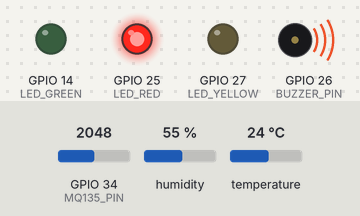
The sketch below on a simulated ESP32. On the bench: output pins drawn as LEDs (lit = HIGH), buzzer (waves = sounding, pin HIGH). Inputs (shaded band) come from the test bench; at power-on: GPIO 34 (MQ135_PIN) = 2048, humidity 55 %, temperature 24 °C. WiFi joins after 1.5 s; servers stay silent unless stated; no MQTT or app messages arrive unless stated; what the sketch prints to the serial monitor is not drawn.

Above: at 2.7 s.
2.8 s: GPIO 34 (MQ135_PIN) set to 491
At 7.5 s:
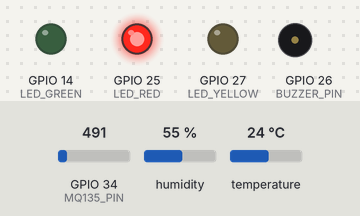
8.8 s: GPIO 34 (MQ135_PIN) set to 331
14.8 s: GPIO 34 (MQ135_PIN) set to 271
At 18.0 s:
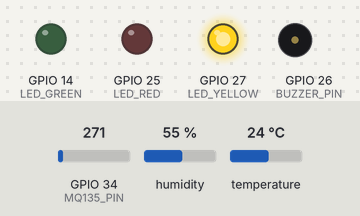
20.8 s: GPIO 34 (MQ135_PIN) set to 156
26.8 s: GPIO 34 (MQ135_PIN) set to 135
At 32.5 s:
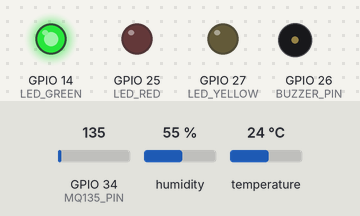
33.0 s: GPIO 34 (MQ135_PIN) set to 340
At 37.7 s:
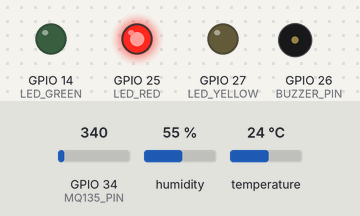
Timing chart, 0 to 39.2 s (numbered marks = the images above; inputs shaded):
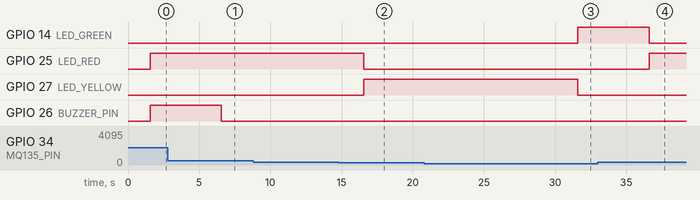

Measured:
- the behaviour switches between 300 and 299 on GPIO 34 (MQ135_PIN) (found by bisection; images 1 and 2)
- the behaviour switches between 150 and 149 on GPIO 34 (MQ135_PIN) (found by bisection; images 2 and 3)
- after the input at 2.8 s, GPIO 26 (BUZZER_PIN): HIGH → LOW after 3.8 s
- after the input at 14.8 s, GPIO 25 (LED_RED): HIGH → LOW after 1.8 s; GPIO 27 (LED_YELLOW): LOW → HIGH after 1.8 s
- after the input at 26.8 s, GPIO 14 (LED_GREEN): LOW → HIGH after 4.8 s; GPIO 27 (LED_YELLOW): HIGH → LOW after 4.8 s
- after the input at 33.0 s, GPIO 14 (LED_GREEN): HIGH → LOW after 3.6 s; GPIO 25 (LED_RED): LOW → HIGH after 3.6 s

The sketch:

air_quality_monitor.ino
```cpp
// ============================================================
// air_quality_monitor.ino — ESP32 Firmware
// SIMULATE AT: https://wokwi.com
// ============================================================

#include <WiFi.h>
#include <PubSubClient.h>
#include "DHT.h"

#define DHTPIN      4
#define DHTTYPE     DHT22
#define MQ135_PIN   34
#define BUZZER_PIN  26
#define LED_GREEN   14
#define LED_YELLOW  27
#define LED_RED     25

const char* WIFI_SSID   = "YOUR_WIFI_SSID";
const char* WIFI_PASS   = "YOUR_WIFI_PASS";
const char* MQTT_SERVER = "broker.hivemq.com";

DHT          dht(DHTPIN, DHTTYPE);
WiFiClient   espClient;
PubSubClient mqtt(espClient);

// AQI thresholds for PM2.5 via MQ135 proxy
void setAQIIndicator(int gasVal) {
  digitalWrite(LED_GREEN,  LOW);
  digitalWrite(LED_YELLOW, LOW);
  digitalWrite(LED_RED,    LOW);
  digitalWrite(BUZZER_PIN, LOW);

  if (gasVal < 150) {
    digitalWrite(LED_GREEN, HIGH);       // Good
  } else if (gasVal < 300) {
    digitalWrite(LED_YELLOW, HIGH);      // Moderate
  } else if (gasVal < 500) {
    digitalWrite(LED_RED, HIGH);         // Unhealthy
  } else {
    digitalWrite(LED_RED, HIGH);
    digitalWrite(BUZZER_PIN, HIGH);      // Hazardous — buzzer ON
  }
}

void reconnectMQTT() {
  while (!mqtt.connected()) {
    if (mqtt.connect("AirQualityNode_001"))
      Serial.println("MQTT Connected");
    else
      delay(3000);
  }
}

void setup() {
  Serial.begin(115200);
  dht.begin();

  pinMode(BUZZER_PIN, OUTPUT);
  pinMode(LED_GREEN,  OUTPUT);
  pinMode(LED_YELLOW, OUTPUT);
  pinMode(LED_RED,    OUTPUT);

  WiFi.begin(WIFI_SSID, WIFI_PASS);
  while (WiFi.status() != WL_CONNECTED) { delay(500); Serial.print("."); }
  Serial.println("\nWiFi Connected");

  mqtt.setServer(MQTT_SERVER, 1883);
}

void loop() {
  if (!mqtt.connected()) reconnectMQTT();
  mqtt.loop();

  float temp = dht.readTemperature();
  float hum  = dht.readHumidity();
  int   gas  = analogRead(MQ135_PIN);

  if (isnan(temp) || isnan(hum)) {
    temp = 25.0; hum = 60.0;
  }

  // Classify air quality
  String category;
  if      (gas < 150) category = "Good";
  else if (gas < 300) category = "Moderate";
  else if (gas < 500) category = "Unhealthy";
  else                category = "Hazardous";

  // Build JSON payload
  char payload[300];
  snprintf(payload, sizeof(payload),
    "{\"temp\":%.1f,\"hum\":%.1f,\"gas\":%d,\"category\":\"%s\"}",
    temp, hum, gas, category.c_str()
  );

  mqtt.publish("airquality/node1/data", payload);
  setAQIIndicator(gas);

  Serial.printf("Temp:%.1fC | Hum:%.1f%% | Gas:%d | %s\n",
    temp, hum, gas, category.c_str());

  delay(5000);
}
```
